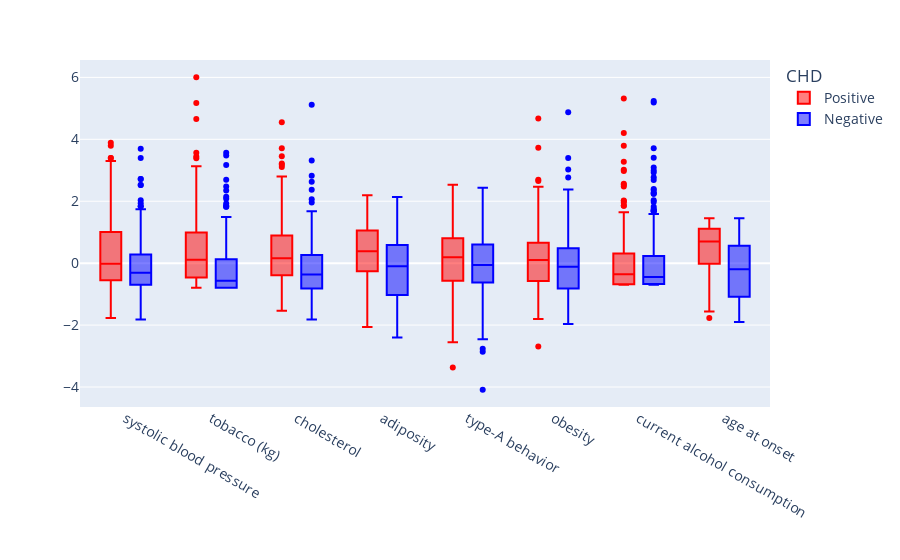

Here is the notebook cell this chart was saved with:
### Code cell
fig = px.box(vis,color='CHD', color_discrete_sequence=["red", "blue"]) #, points='all')
fig.update_layout(font=dict(size=14))
fig.update_yaxes(title='', visible=True, showticklabels=True)
fig.update_xaxes(title='', visible=True, showticklabels=True)
fig.show()

### Figure 1 — Plotly figure (JSON) as saved in the notebook; plotly's stock layout.template omitted (floating-point values rounded to 4 significant figures; data arrays with more than 128 entries replaced by an {"elided": "..."} marker saying what was removed)
{"data": [{"alignmentgroup": "True", "hovertemplate": "CHD=Positive<br>variable=%{x}<br>value=%{y}<extra></extra>", "legendgroup": "Positive", "marker": {"color": "red"}, "name": "Positive", "notched": false, "offsetgroup": "Positive", "orientation": "v", "showlegend": true, "type": "box", "x": {"elided": "1280 str values"}, "x0": " ", "xaxis": "x", "y": {"elided": "1280 float values"}, "y0": " ", "yaxis": "y"}, {"alignmentgroup": "True", "hovertemplate": "CHD=Negative<br>variable=%{x}<br>value=%{y}<extra></extra>", "legendgroup": "Negative", "marker": {"color": "blue"}, "name": "Negative", "notched": false, "offsetgroup": "Negative", "orientation": "v", "showlegend": true, "type": "box", "x": {"elided": "2416 str values"}, "x0": " ", "xaxis": "x", "y": {"elided": "2416 float values"}, "y0": " ", "yaxis": "y"}], "layout": {"boxmode": "group", "font": {"size": 14}, "legend": {"title": {"text": "CHD"}, "tracegroupgap": 0}, "margin": {"t": 60}, "xaxis": {"anchor": "y", "domain": [0, 1], "showticklabels": true, "title": {"text": ""}, "visible": true}, "yaxis": {"anchor": "x", "domain": [0, 1], "showticklabels": true, "title": {"text": ""}, "visible": true}}}
